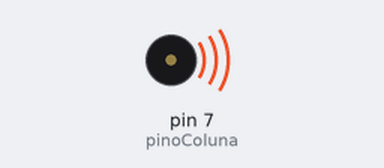
This sketch was run on a simulated Arduino Uno, built with avr-gcc and run on an emulated ATmega328P. Shown: buzzer (waves = sounding). Random numbers use the default seed unless the sketch sets one.

Above: at 0.04 s.
Timing chart, 0 to 3.0 s (numbered marks = the images above):
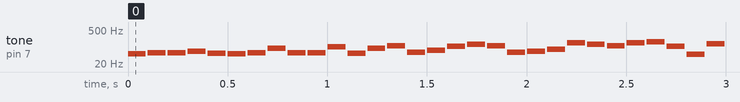

The sketch:

tudoJunto_13.ino
```cpp
int pinoColuna = 7;
int tempoDelay = 100;
int durSom = 90;
int randMax = 55;

void setup()
{

}

void loop()
{
  int freqSobe = random(50, randMax);

  tone(pinoColuna, freqSobe, durSom);
  delay(tempoDelay);

  randMax = randMax + 5;

  if (randMax > 500)
  {
    randMax = 55;
  }
}
```

Measured:
- by itself, tone on pin 7 (pinoColuna): plays 52 Hz for 0.09 s, 59 Hz for 0.09 s, 58 Hz for 0.09 s, 68 Hz for 0.09 s, 55 Hz for 0.09 s, 52 Hz for 0.09 s … (1299 notes in this stretch)
